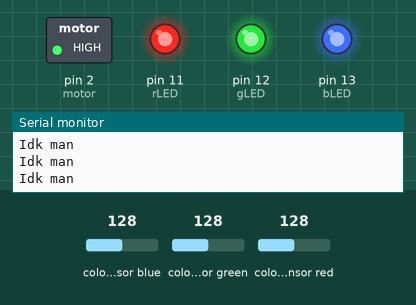
The sketch below on a simulated Arduino Uno, built with avr-gcc and run on an emulated ATmega328P. On the bench: switched loads named in the sketch (green lamp = pin HIGH), output pins drawn as LEDs (lit = HIGH), the last lines printed to the serial monitor. Wiring (inferred from the names in the program): TCS3200 colour sensor: output pin 8; S2 pin 6; S3 pin 7; S0 pin 4; S1 pin 5. The inputs (shaded band) are chosen by the test bench; at power-on: colour sensor blue 128, colour sensor green 128, colour sensor red 128. Pins used as bus, display or sensor lines are not drawn.

Above: at 1.2 s.
1.3 s: colour sensor blue set to 136
At 2.5 s:
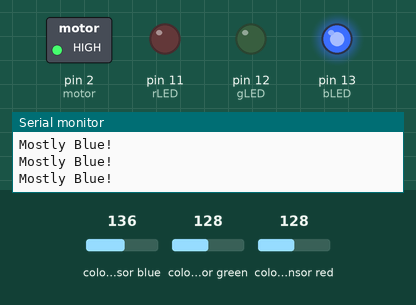
3.0 s: colour sensor green set to 134
At 4.0 s:
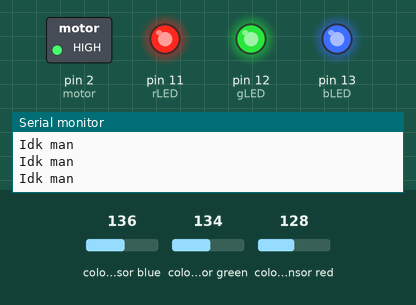
4.8 s: colour sensor red set to 133
6.3 s: colour sensor red set to 140
At 7.8 s:
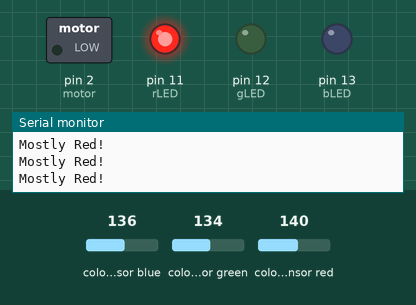
8.1 s: colour sensor green set to 191
At 9.4 s:
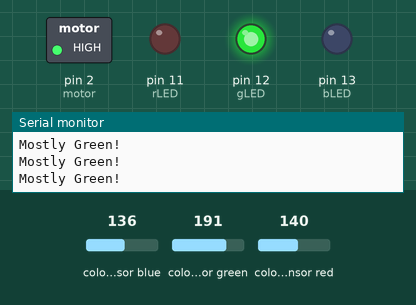
9.9 s: colour sensor blue set to 191
At 10.9 s:
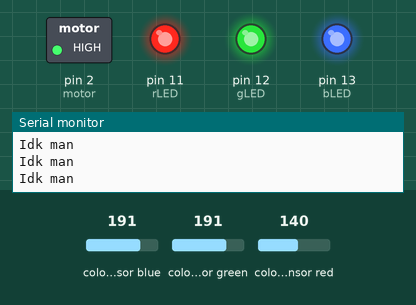
Timing chart, 0 to 12.7 s (numbered marks = the images above; inputs shaded):
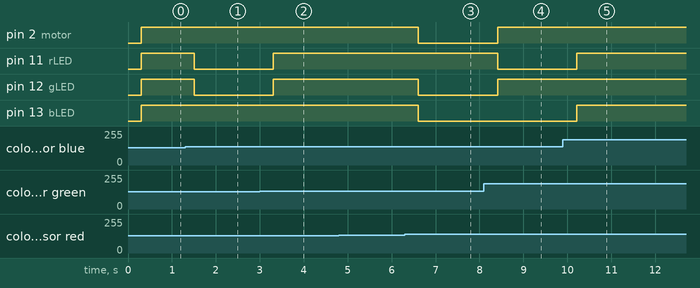

The sketch:

SensorTest.ino
```cpp
// Author: Lucas Peaslee
// No AI was used in the making of this code... That wouldn't take much effort now would it?

#define motor 2
#define S0 4
#define S1 5
#define S2 6
#define S3 7
#define sensorOut 8
#define rLED 11
#define gLED 12
#define bLED 13

int red= 0;
int green = 0;
int blue = 0;


void setup() {
  pinMode(motor,OUTPUT);

  pinMode(S0,OUTPUT);
  pinMode(S1,OUTPUT);
  pinMode(S2,OUTPUT);
  pinMode(S3,OUTPUT);

  pinMode(rLED,OUTPUT);
  pinMode(gLED,OUTPUT);
  pinMode(bLED,OUTPUT);

  pinMode(sensorOut, INPUT);

  digitalWrite(motor,LOW);

  digitalWrite(S0,HIGH);
  digitalWrite(S1,LOW);

  digitalWrite(rLED,LOW);
  digitalWrite(gLED,LOW);
  digitalWrite(bLED,LOW);

  Serial.begin(9600);
}

void setRGB(String color) {
  digitalWrite(rLED,LOW);
  digitalWrite(gLED,LOW);
  digitalWrite(bLED,LOW);

  if (color == "red"){
    digitalWrite(rLED,HIGH);
    digitalWrite(motor,LOW);
  }
  else if (color == "green"){
    digitalWrite(gLED,HIGH);
    digitalWrite(motor,HIGH);
  }
  else if (color == "blue"){
    digitalWrite(bLED,HIGH);
    digitalWrite(motor,HIGH);
  }
  else{
    digitalWrite(rLED,HIGH);
    digitalWrite(gLED,HIGH);
    digitalWrite(bLED,HIGH);
    digitalWrite(motor,HIGH);
  }
}

void loop() {
  // put your main code here, to run repeatedly:
  digitalWrite(S2,LOW);
  digitalWrite(S3,LOW);

  red = pulseIn(sensorOut, LOW);
  delay(100);

  digitalWrite(S2,HIGH);
  digitalWrite(S3,HIGH);

  green = pulseIn(sensorOut, LOW);
  delay(100);

  digitalWrite(S2,LOW);
  digitalWrite(S3,HIGH);

  blue = pulseIn(sensorOut, LOW);
  delay(100);

  if ((red < green) && (red < blue)) {
    Serial.println("Mostly Red!");
    setRGB("red");
  }
  else if ((green < red) && (green < blue)){
    Serial.println("Mostly Green!");
    setRGB("green");
  }
  else if ((blue < red) && (blue < green)){
    Serial.println("Mostly Blue!");
    setRGB("blue");
  }
  else {
    Serial.println("Idk man");
    setRGB("white");
  }
}
```

Measured:
- the behaviour switches between 131 and 132 on colour sensor blue (found by bisection; images 0 and 1)
- the behaviour switches between 131 and 132 on colour sensor green (found by bisection; images 1 and 2)
- the behaviour switches between 136 and 137 on colour sensor red (found by bisection; images 2 and 3)
- after the input at 1.3 s, pin 11 (rLED), pin 12 (gLED): HIGH → LOW after 0.20 s
- after the input at 3.0 s, pin 11 (rLED), pin 12 (gLED): LOW → HIGH after 0.31 s
- after the input at 6.3 s, pin 2 (motor), pin 12 (gLED), pin 13 (bLED): HIGH → LOW after 0.31 s
- after the input at 8.1 s, pin 2 (motor), pin 12 (gLED): LOW → HIGH after 0.31 s; pin 11 (rLED): HIGH → LOW after 0.31 s
- after the input at 9.9 s, pin 11 (rLED), pin 13 (bLED): LOW → HIGH after 0.32 s
